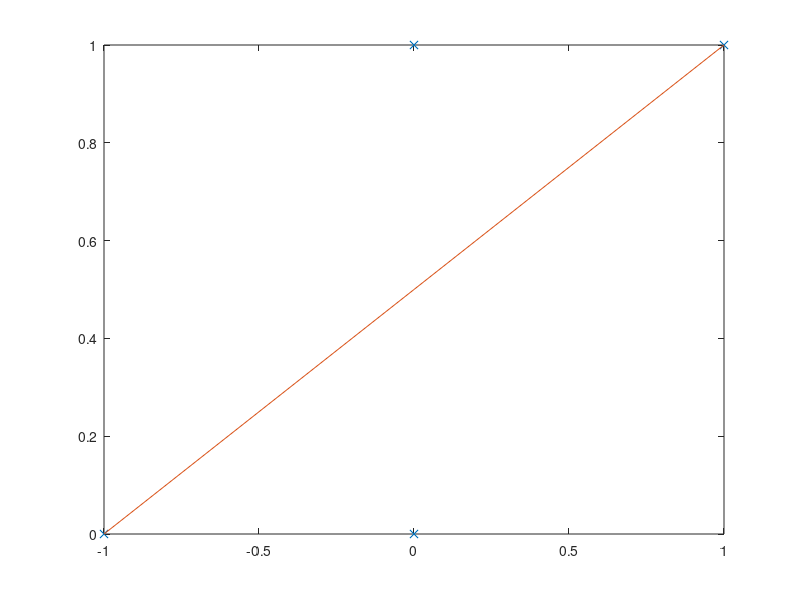
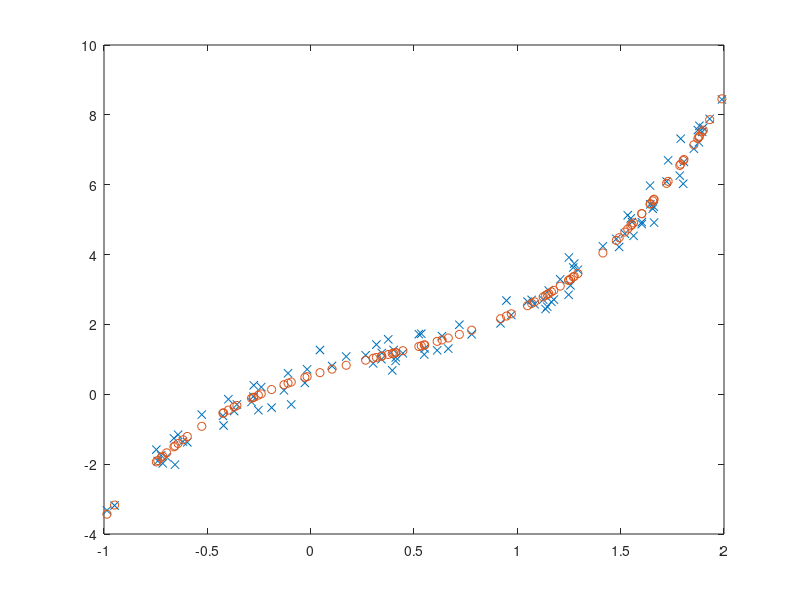

Write the MATLAB code that produced these figures, in order.
% In the first line of the code, the data script provides us the 4 x 2 matrix. The
% second line creates the first column from the data matrix, and the third line
% creates the second column from the matrix. Thus, we have xvec and yvec to
% represent each line

data=[-1 0;0 0;0 1;1 1]
xvec=data(:,1)
yvec=data(:,2)

% The matrix W has a four by one matrix where the first column is the original
% xvec function and the second column is the four by one column of all ones.

W = [xvec, ones(size(xvec))] % 1st column is x data

% The optimal avec can be obtained from (W *W)\(W’*yvec) because we got the
% normal equation to be a slope equation of y = x*(½) + ½.

%% Plotting Squares Error
avec = (W'*W)\(W'*yvec) % normal equation (system)
figure(1);
plot(xvec,yvec,'x') % plotting data
hold on;
plot(xvec,polyval(avec,xvec)) 
E = norm(yvec-W*avec)^2 % squared error


%% Plotting Cubic Regression Model
fexact = @(x) x^3-x^2+2*x+0.5;
xvec2 = 3*rand(100,1)-1;
yvec2 = arrayfun(fexact,xvec2)+0.3*randn(size(xvec2));

figure(2);
plot(xvec2,yvec2,'x');
hold on; 

W2 = [xvec2.^3,xvec2.^2,xvec2,ones(size(xvec2))];
avec2 = (W2'*W2)\(W2'*yvec2)
plot(xvec2,polyval(avec2,xvec2),'o')